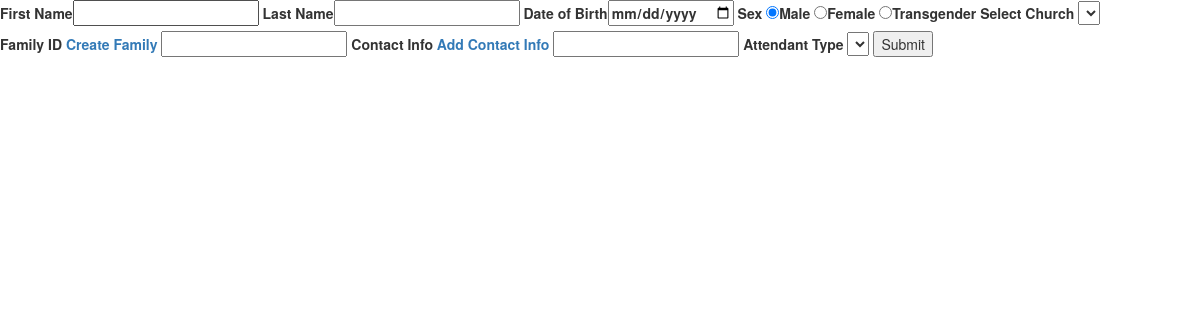
Before: /regmain/add_person/ with the older database file.
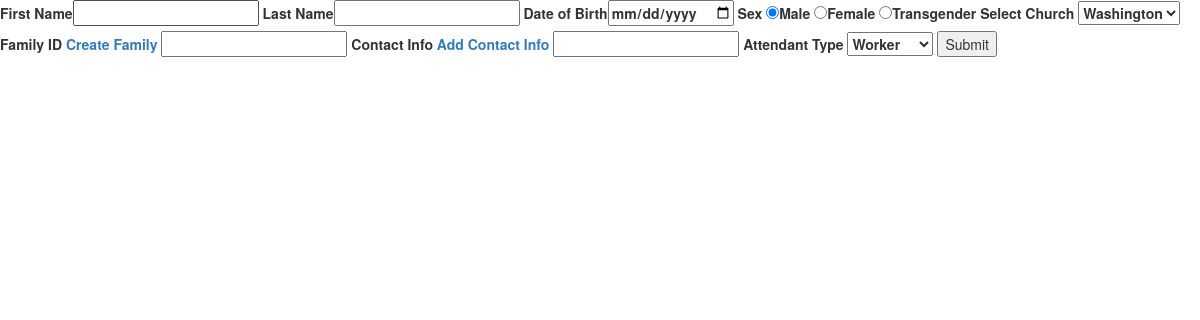
After: the same page with the newer database file.
### regmain/models.py (models this page shows, shortened)
class Church(models.Model):
    name = models.CharField(max_length=255)
    class Meta:
        app_label = constants.APP_LABEL
    def to_dict(self):
        return {
            'id': self.id,
            'name': self.name,
        }

class AttendantType(models.Model):
    att_type = models.CharField(max_length=255)
    class Meta:
        app_label = constants.APP_LABEL
    def to_dict(self):
        return {
            'id': self.id,
            'att_type': self.att_type,
        }

### regmain/views.py (the view, shortened to what this page needs)
@csrf.csrf_exempt
def add_person(request):
    context = {}
    if request.method == 'GET':
        churches = models.Church.objects.all()
        context['churches'] = [c.to_dict() for c in churches]
        att_types = models.AttendantType.objects.all()
        context['att_types'] = [a.to_dict() for a in att_types]
        return shortcuts.render(
            request, 'regmain/add_person.html', context)

### regmain/templates/regmain/add_person.html (shortened to what this page needs)
{% extends "base.html" %}
{% block main_content %}
<form action="/regmain/add_person/" method="POST">
	<label>First Name<input type="text" name="first_name" /></label>
	<label>Last Name<input type="text" name="last_name" /></label>
	<label>Date of Birth<input type="date" name="dob" /></label>
	<label>Sex
		  <input type="radio" name="sex" value="male" checked>Male
			<input type="radio" name="sex" value="female">Female
			<input type="radio" name="sex" value="transgender">Transgender
	</label>
	<label>Select Church
	  <select name="church_id">
		  {% for church in churches %}
		    <option value="{{church.id}}">{{ church.name }}</option>
		  {% endfor %}
	  </select>
	</label>
	<label>Family ID
		<a href="/regmain/add_family/" target="_blank">Create Family</a>
		<input type="text" name="family_id" />
	</label>
	<label>Contact Info
		<a href="/regmain/add_contact_info/"
			 target="_blank">Add Contact Info</a>
		<input type="text" name="contact_info_id" />
	</label>
	<label>Attendant Type
		<select name="att_type_id">
		  {% for att in att_types %}
		    <option value="{{att.id}}">{{ att.att_type }}</option>
		  {% endfor %}
	  </select>
	</label>
	<input type="submit" value="Submit" />
</form>
{% endblock %}

### convreg/templates/base.html (shortened to what this page needs)
<html>
	<head>
		<link rel="stylesheet" href="https://maxcdn.bootstrapcdn.com/bootstrap/3.3.7/css/bootstrap.min.css">
		<link rel="stylesheet" href="https://maxcdn.bootstrapcdn.com/bootstrap/3.3.7/css/bootstrap-theme.min.css">
	</head>
	<body>
		{% block main_content %}{% endblock %}
	</body>
</html>

Changed rows visible on the page:
added Church: church_id "Washington"
added AttendantType: att_type_id "Worker"
